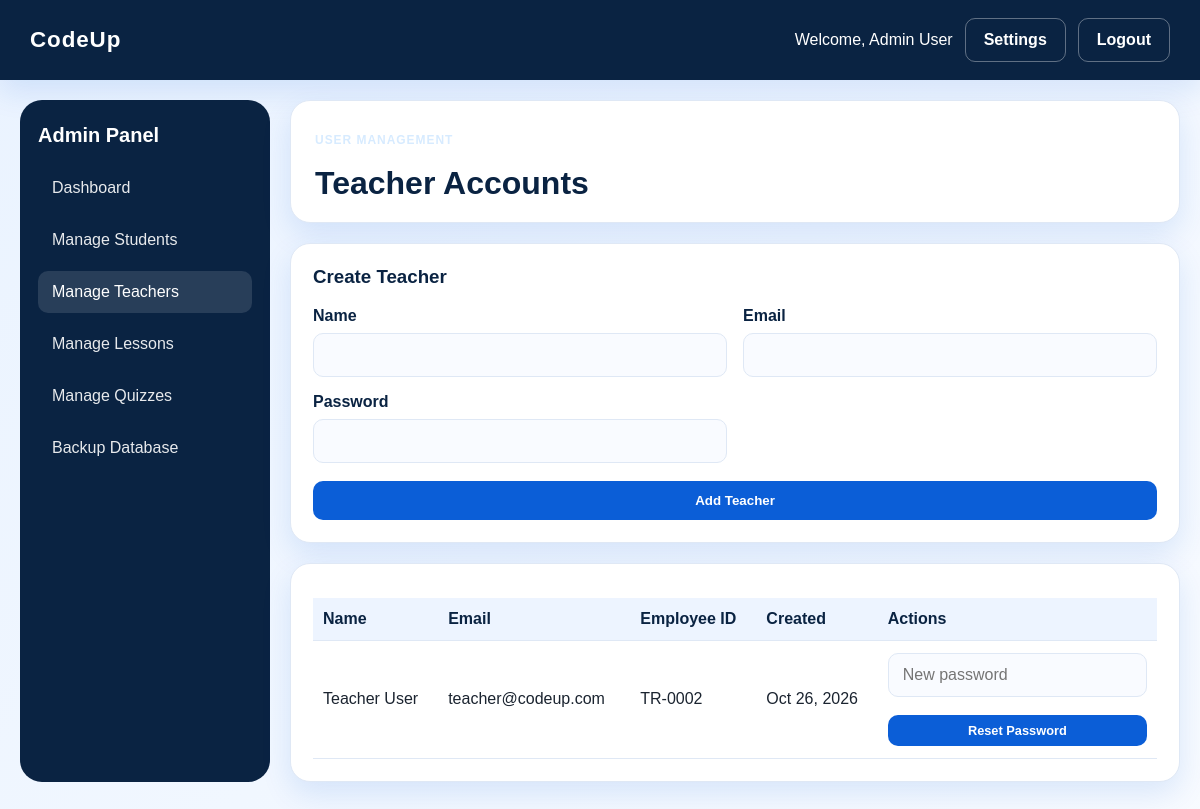
The app's page /admin/manage_teachers.php (signed in) with its own data.
### tables this page shows
CREATE TABLE users (
  id INT AUTO_INCREMENT PRIMARY KEY,
  name VARCHAR(150) NOT NULL,
  email VARCHAR(150) NOT NULL UNIQUE,
  password VARCHAR(255) NOT NULL,
  role ENUM('admin','teacher','student') NOT NULL,
  status ENUM('active','inactive') DEFAULT 'active',
  created_at TIMESTAMP DEFAULT CURRENT_TIMESTAMP
);

CREATE TABLE teachers (
  id INT AUTO_INCREMENT PRIMARY KEY,
  user_id INT NOT NULL,
  employee_id VARCHAR(50) DEFAULT NULL,
  specialization VARCHAR(100) DEFAULT 'Programming',
  bio TEXT,
  created_at TIMESTAMP DEFAULT CURRENT_TIMESTAMP,
  UNIQUE (user_id),
  FOREIGN KEY (user_id) REFERENCES users(id) ON DELETE CASCADE
);

### includes/config.php (called while the page is built, shortened)
<?php
$host = 'localhost';
$user = 'root';
$pass = '';
$dbname = 'codeup';
try {
    $conn = new mysqli($host, $user, $pass, $dbname);
    $conn->set_charset('utf8mb4');
} catch (mysqli_sql_exception $exception) {
    error_log('Database connection failed: ' . $exception->getMessage());
    http_response_code(500);
    exit('Database connection failed. Check that MySQL is running, the credentials are correct, and the codeup database has been imported.');
}
function db()
{
    global $conn;
    return $conn;
}
function isLoggedIn()
{
    return isset($_SESSION['user_id']);
}
function currentUser()
{
    $stmt = db()->prepare('SELECT * FROM users WHERE id = ? LIMIT 1');
    $stmt->bind_param('i', $_SESSION['user_id']);
    $stmt->execute();
    $result = $stmt->get_result();
    return $result->fetch_assoc();
}
function formatDate($date)
{
    return date('M d, Y', strtotime($date));
}

### admin/manage_teachers.php (the view, shortened to what this page needs)
<?php
require __DIR__ . '/../includes/config.php';
$teachers = db()->query('SELECT u.id, u.name, u.email, t.employee_id, u.created_at FROM users u LEFT JOIN teachers t ON t.user_id = u.id WHERE u.role = "teacher" ORDER BY u.created_at DESC');
include __DIR__ . '/../includes/header.php';
?>
<div class="dashboard-page">
    <aside class="sidebar">
        <h3>Admin Panel</h3>
        <nav>
            <a href="dashboard.php">Dashboard</a>
            <a href="manage_students.php">Manage Students</a>
            <a class="active" href="manage_teachers.php">Manage Teachers</a>
            <a href="manage_lessons.php">Manage Lessons</a>
            <a href="manage_quizzes.php">Manage Quizzes</a>
            <a href="backup_database.php">Backup Database</a>
        </nav>
    </aside>
    <main class="main-panel">
        <div class="page-header">
            <div>
                <p class="eyebrow">User Management</p>
                <h1>Teacher Accounts</h1>
            </div>
        </div>
        <div class="card">
            <h3>Create Teacher</h3>
            <form method="POST" class="stack-form">
                <div class="form-row">
                    <div class="form-group">
                        <label>Name</label>
                        <input type="text" name="name" required>
                    </div>
                    <div class="form-group">
                        <label>Email</label>
                        <input type="email" name="email" required>
                    </div>
                    <div class="form-group">
                        <label>Password</label>
                        <input type="password" name="password" required>
                    </div>
                </div>
                <button type="submit" name="create_teacher" class="btn btn-primary">Add Teacher</button>
            </form>
        </div>
        <div class="card">
            <table class="data-table">
                <thead>
                    <tr>
                        <th>Name</th>
                        <th>Email</th>
                        <th>Employee ID</th>
                        <th>Created</th>
                        <th>Actions</th>
                    </tr>
                </thead>
                <tbody>
                    <?php while ($teacher = $teachers->fetch_assoc()): ?>
                        <tr>
                            <td><?= htmlspecialchars($teacher['name']); ?></td>
                            <td><?= htmlspecialchars($teacher['email']); ?></td>
                            <td><?= htmlspecialchars($teacher['employee_id'] ?? 'N/A'); ?></td>
                            <td><?= formatDate($teacher['created_at']); ?></td>
                            <td>
                                <form method="POST" class="stack-form">
                                    <input type="password" name="new_password" minlength="8" placeholder="New password" required>
                                    <button type="submit" name="reset_password" class="btn btn-primary btn-small">Reset Password</button>
                                </form>
                            </td>
                        </tr>
                    <?php endwhile; ?>
                </tbody>
            </table>
        </div>
    </main>
</div>
<?php include __DIR__ . '/../includes/footer.php'; ?>

### includes/header.php (shortened to what this page needs)
<?php
require_once __DIR__ . '/config.php';
?>
<!DOCTYPE html>
<html lang="en">
<head>
    <link rel="stylesheet" href="<?= BASE_URL; ?>/assets/css/style.css">
</head>
<body>
    <?php if (isLoggedIn()): ?>
    <div class="topbar">
        <div class="brand-box">
            <strong>CodeUp</strong>
        </div>
        <div class="topbar-actions">
            <span>Welcome, <?= htmlspecialchars(currentUser()['name'] ?? 'User'); ?></span>
            <a href="<?= BASE_URL; ?>/settings.php" class="btn btn-outline">Settings</a>
            <a href="<?= BASE_URL; ?>/logout.php" class="btn btn-outline" data-logout-trigger>Logout</a>
        </div>
    </div>
    <?php endif; ?>
    <div class="page-shell">

### assets/css/style.css (style rules this page uses)
:root { --primary-blue: #0b5ed7; --primary-dark: #0a2342; --primary-soft: #edf4ff; --accent: #1d9bf0; --white: #ffffff; --text: #1b2430; --muted: #6b7280; --border: #dfe8f5; --success: #198754; --danger: #dc3545; --shadow: 0 12px 30px rgba(11, 94, 215, 0.12); }
* { box-sizing: border-box; }
body { margin: 0; font-family: Arial, sans-serif; background: linear-gradient(135deg, #eaf3ff 0%, #f8fbff 100%); color: var(--text); }
a { text-decoration: none; color: inherit; }
.page-shell { min-height: 100vh; padding: 20px; }
.topbar { display: flex; align-items: center; justify-content: space-between; background: var(--primary-dark); color: var(--white); padding: 18px 30px; box-shadow: var(--shadow); }
.brand-box { font-size: 1.4rem; letter-spacing: 0.04em; }
.topbar-actions { display: flex; align-items: center; gap: 12px; }
.btn { display: inline-flex; align-items: center; justify-content: center; border: none; border-radius: 10px; padding: 12px 18px; font-weight: 600; cursor: pointer; transition: 0.2s ease; }
.btn-primary { background: var(--primary-blue); color: var(--white); }
.btn-outline { background: transparent; border: 1px solid rgba(255,255,255,0.35); color: var(--white); }
.btn-small { padding: 8px 10px; font-size: 0.8rem; }
.eyebrow { display: inline-block; letter-spacing: 0.08em; text-transform: uppercase; color: #d7ebff; font-size: 0.75rem; font-weight: bold; }
.feature-card, .card, .metric-card { background: var(--white); border: 1px solid var(--border); border-radius: 20px; box-shadow: var(--shadow); }
.auth-form, .stack-form { display: flex; flex-direction: column; gap: 18px; }
.form-group { display: flex; flex-direction: column; gap: 8px; }
.form-row { display: grid; grid-template-columns: repeat(2, minmax(0, 1fr)); gap: 16px; }
label { font-weight: 600; color: var(--primary-dark); }
input, select, textarea { width: 100%; border: 1px solid var(--border); border-radius: 10px; padding: 12px 14px; font-size: 1rem; background: #f9fbff; }
.dashboard-page { display: grid; grid-template-columns: 250px 1fr; gap: 20px; min-height: 80vh; }
.sidebar { background: var(--primary-dark); color: var(--white); padding: 24px 18px; border-radius: 22px; }
.sidebar h3 { margin-top: 0; margin-bottom: 20px; font-size: 1.25rem; }
.sidebar nav { display: flex; flex-direction: column; gap: 10px; }
.sidebar nav a { display: block; padding: 12px 14px; border-radius: 10px; color: var(--white); opacity: 0.9; }
.sidebar nav a.active, .sidebar nav a:hover { background: rgba(255,255,255,0.12); opacity: 1; }
.main-panel { display: flex; flex-direction: column; gap: 20px; }
.page-header { display: flex; justify-content: space-between; align-items: center; background: var(--white); border: 1px solid var(--border); border-radius: 20px; padding: 20px 24px; box-shadow: var(--shadow); }
.page-header h1 { margin: 6px 0 0; color: var(--primary-dark); }
.card { padding: 22px; }
.card h3 { margin-top: 0; color: var(--primary-dark); }
.data-table { width: 100%; border-collapse: collapse; margin-top: 12px; }
.data-table th, .data-table td { border-bottom: 1px solid var(--border); text-align: left; padding: 12px 10px; }
.data-table th { background: var(--primary-soft); color: var(--primary-dark); }

### records on screen
users: name "Admin User"
teachers: user.name "Teacher User", user.email "teacher@codeup.com", employee "TR-0002", user.created_at "Oct 26, 2026"
